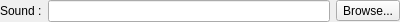
<?xml version="1.0" encoding="UTF-8"?>
<ui version="4.0">
 <class>mainSoundForm</class>
 <widget class="QWidget" name="mainSoundForm">
  <property name="geometry">
   <rect>
    <x>0</x>
    <y>0</y>
    <width>400</width>
    <height>20</height>
   </rect>
  </property>
  <property name="windowTitle">
   <string>Form</string>
  </property>
  <layout class="QHBoxLayout" name="horizontalLayout">
   <property name="leftMargin">
    <number>0</number>
   </property>
   <property name="topMargin">
    <number>0</number>
   </property>
   <property name="rightMargin">
    <number>0</number>
   </property>
   <property name="bottomMargin">
    <number>0</number>
   </property>
   <item>
    <widget class="QLabel" name="soundLabel">
     <property name="sizePolicy">
      <sizepolicy hsizetype="Preferred" vsizetype="Preferred">
       <horstretch>0</horstretch>
       <verstretch>0</verstretch>
      </sizepolicy>
     </property>
     <property name="text">
      <string>Sound :</string>
     </property>
    </widget>
   </item>
   <item>
    <widget class="QWidget" name="soundForm" native="true">
     <layout class="QGridLayout" name="gridLayout">
      <property name="leftMargin">
       <number>0</number>
      </property>
      <property name="topMargin">
       <number>0</number>
      </property>
      <property name="rightMargin">
       <number>0</number>
      </property>
      <property name="bottomMargin">
       <number>0</number>
      </property>
      <item row="0" column="0">
       <widget class="QLineEdit" name="soundPathEdit">
        <property name="readOnly">
         <bool>true</bool>
        </property>
       </widget>
      </item>
      <item row="0" column="1">
       <widget class="QToolButton" name="soundBrowseButton">
        <property name="text">
         <string>Browse...</string>
        </property>
       </widget>
      </item>
     </layout>
    </widget>
   </item>
  </layout>
 </widget>
 <resources/>
 <connections/>
</ui>
